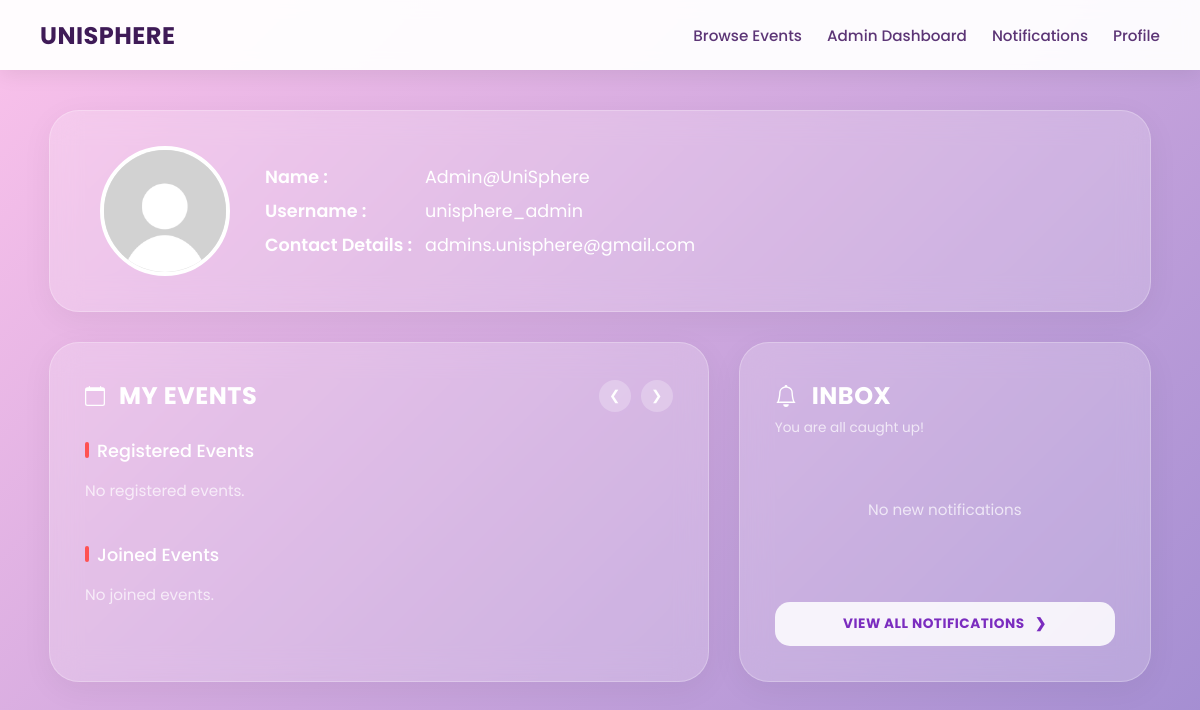
Page /user_dashboard (signed in) on the committed database.
### tables this page shows
CREATE TABLE users_general (
    student_id varchar(10) PRIMARY KEY,
    name TEXT NOT NULL,
    username TEXT NOT NULL UNIQUE,
    email TEXT NOT NULL UNIQUE,
    password TEXT NOT NULL,
    keyword TEXT,
    role TEXT NOT NULL CHECK(role IN ('user', 'organizer', 'admin')),
    is_verified INTEGER DEFAULT 0,
    pending_email TEXT,
    security_question TEXT
);

### app.py (the view)
@app.route('/user_dashboard')
def dashboard():
    username = session.get('user')
    if not username:
        return redirect(url_for('login'))
    conn = get_db_connection()
    cursor = conn.cursor()
    cursor.execute("""
        SELECT * FROM users_general
        LEFT JOIN user_details ON users_general.student_id = user_details.student_id
        WHERE users_general.username = ?
    """, (username,))
    user = cursor.fetchone()
    if not user:
        conn.close()
        return "User not found"
    cursor.execute("""
        SELECT e.event_id, e.event_name, e.event_description,
               e.start_date, e.end_date, e.start_time, e.end_time,
               e.main_location, e.faculty_wing, e.specific_location, e.event_mode, e.event_link, e.event_poster
        FROM events e
        INNER JOIN event_registrations er ON e.event_id = er.event_id
        WHERE er.student_id = ? AND e.end_date >= date('now')
    """, (user["student_id"],))
    events = cursor.fetchall()
    cursor.execute("""
        SELECT e.event_id, e.event_name, e.event_description,
               e.start_date, e.end_date, e.start_time, e.end_time,
               e.main_location, e.faculty_wing, e.specific_location, e.event_mode, e.event_link, e.event_poster
        FROM events e
        INNER JOIN event_registrations er ON e.event_id = er.event_id
        WHERE er.student_id = ? AND e.end_date < date('now')
    """, (user["student_id"],))
    joined_events = cursor.fetchall()
    cursor.execute("""
        SELECT * FROM notifications
        WHERE student_id = ? AND is_read = 0
        ORDER BY ROWID DESC
    """, (user["student_id"],))
    notifications = cursor.fetchall()
    cursor.execute("""
        SELECT COUNT(*) as count
        FROM notifications
        WHERE student_id = ? AND is_read = 0
    """, (user["student_id"],))
    unread_data = cursor.fetchone()
    unread_notifications = unread_data["count"] if unread_data else 0
    conn.close()
    return render_template(
        'user_dashboard.html',
        user=user,
        events=events,
        joined_events=joined_events,
        notifications=notifications,
        unread_notifications=unread_notifications
    )

### app.py (called while the page is built)
def get_db_connection():
    conn = sqlite3.connect('database.db')
    conn.row_factory = sqlite3.Row
    conn.execute("PRAGMA foreign_keys = 1")
    return conn

@app.context_processor
def inject_notifications():
    if 'student_id' not in session:
        return dict(unread_notifications=0)
    conn = get_db_connection()
    cursor = conn.cursor()
    cursor.execute("SELECT COUNT(*) AS total FROM notifications WHERE student_id = ? AND is_read = 0",
    (session['student_id'],))
    result = cursor.fetchone()
    conn.close()
    return dict(unread_notifications=result['total'])

### templates/user_dashboard.html (shortened to what this page needs)
<!DOCTYPE html>
<html lang="en">
    <head>
    </head>
    <body>
        <nav class="navbar">
            <a class="navbar-brand" href="/user_dashboard">UniSphere</a>
            <div class="navbar-links">
                {% if session.get('role') == 'user' %}
                    <a href="/eventbrowsing">Browse Events</a>
                    <a href="/be_organizer">Become Organizer</a>
                    <a href="/notifications" class="notification-link">
                        Notifications
                        {% if unread_notifications > 0 %}
                            <span class="notification-dot"></span>
                        {% endif %}
                    </a>
                    <a href="/user_dashboard">Profile</a>
                {% elif session.get('role') == 'admin' %}
                    <a href="/eventbrowsing">Browse Events</a>
                    <a href="/admin_dashboard">Admin Dashboard</a>
                    <a href="/notifications" class="notification-link">
                        Notifications
                    </a>
                    <a href="/user_dashboard">Profile</a>
                {% endif %}
            </div>
        </nav>
<div class="dashboard">
    <div class="profile-banner" onclick="window.location.href='/edit_profile';" style="cursor: pointer;" title="Click to Edit Profile">
        <div class="profile-left">
            <img src="{{ url_for('static', filename='uploads/' + (user['profile_picture'] if user['profile_picture'] else 'default.png')) }}" class="dashboard-profile-picture">
            <div class="profile-content">
                <div class="profile-row">
                    <span class="profile-label">Name :</span>
                    <span class="profile-value">{{ user['name'] }}</span>
                </div>
                <div class="profile-row">
                    <span class="profile-label">Username :</span>
                    <span class="profile-value">{{ user['username'] }}</span>
                </div>
                <div class="profile-row">
                    <span class="profile-label">Contact Details :</span>
                    <span class="profile-value">{{ user['email'] }}</span>
                </div>
            </div>
        </div>
    </div>
            <div class="main-grid">
                <div class="card">
                    <div class="card-header-row">
                        <h2 class="card-title-main">
                            <svg width="20" height="20" fill="currentColor" viewBox="0 0 16 16" style="margin-right:4px;"><path d="M3.5 0a.5.5 0 0 1 .5.5V1h8V.5a.5.5 0 0 1 1 0V1h1a2 2 0 0 1 2 2v11a2 2 0 0 1-2 2H2a2 2 0 0 1-2-2V3a2 2 0 0 1 2-2h1V.5a.5.5 0 0 1 .5-.5zM1 4v10a1 1 0 0 0 1 1h12a1 1 0 0 0 1-1V4H1z"/></svg>
                            My Events
                        </h2>
                        <div class="scroll-arrows">
                            <button class="arrow-btn prev-btn">&#10094;</button>
                            <button class="arrow-btn next-btn">&#10095;</button>
                        </div>
                    </div>
                    <p class="event-section-label">Registered Events</p>
                    <div class="posters-container">
                        {% if events %}
                            {% for e in events %}
                                {% if e["main_location"] == "General" %}
                                {% elif e["main_location"] == "CLC" %}
                                    {% set location = e["main_location"] ~ ", " ~ e["specific_location"] %}
                                {% else %}
                                    {% set location = e["main_location"] ~ ", " ~ e["faculty_wing"] ~ ", " ~ e["specific_location"] %}
                                {% endif %}
                                <div class="event-poster"
                                     onclick='triggerActionMenu(
                                         `{{ e["event_id"] }}`,
                                         `{{ e["event_name"] | replace("`", "\\`") }}`,
                                         `{{ e["event_description"] | replace("`", "\\`") }}`,
                                         `{{ e["start_date"] }} to {{ e["end_date"] }}`,
                                         `{{ e["start_time"] }} - {{ e["end_time"] }}`,
                                         `{{ location }} ({{ e["event_mode"] }})`,
                                         `{{ url_for("static", filename="eventPoster/" + e["event_poster"]) if e["event_poster"] else "" }}`
                                     )'
                                     title="{{ e['event_name'] }}">
                                <img src="{{ url_for('static', filename='eventPoster/' + e['event_poster']) }}" alt="{{ e['event_name'] }}">
                                </div>
                            {% endfor %}
                            {% else %}
                            <p style="color: rgba(255,255,255,0.7); font-size:0.95rem;">No registered events.</p>
                        {% endif %}
                    </div>
                    <p class="event-section-label">Joined Events</p>
                    <div class="posters-container">
                        {% if joined_events %}
                            {% for e in joined_events %}
                                {% if e["main_location"] == "General" %}
                                    {% set location = e["specific_location"] %}
                                {% elif e["main_location"] == "CLC" %}
                                    {% set location = e["main_location"] ~ ", " ~ e["specific_location"] %}
                                {% else %}
                                    {% set location = e["main_location"] ~ ", " ~ e["faculty_wing"] ~ ", " ~ e["specific_location"] %}
                                {% endif %}
                                <div class="event-poster"
                                     onclick='triggerActionMenu(
                                         `{{ e["event_id"] }}`,
                                         `{{ e["event_name"] | replace("`", "\\`") }}`,
                                         `{{ e["event_description"] | replace("`", "\\`") }}`,
                                         `{{ e["start_date"] }} to {{ e["end_date"] }}`,
                                         `{{ e["start_time"] }} - {{ e["end_time"] }}`,
                                         `{{ location }} ({{ e["event_mode"] }})`,
                                         <img src="{{ url_for('static', filename='eventPoster/' + e['event_poster']) }}" alt="{{ e['event_name'] }}">
                                     )'
                                     title="{{ e['event_name'] }}">
                                    <img src="{{ url_for('static', filename='eventPoster/' + (e['event_poster'] if e['event_poster'] else 'defaultPoster.png')) }}" alt="{{ e['event_name'] }}">
                                </div>
                            {% endfor %}
                            <a href="/eventbrowsing" class="view-all-box">
                                <span>+</span>
                                View All
                            </a>
                        {% else %}
                            <p style="color: rgba(255,255,255,0.7); font-size:0.95rem;">No joined events.</p>
                        {% endif %}
                    </div>
                </div>
     <div class="card inbox-card">
    <div class="card-header-row">
        <h2 class="card-title-main" style="gap:15px;">
            Inbox
        </h2>
    </div>
    {% if notifications %}
        <p class="inbox-subtitle">You have {{ unread_notifications if unread_notifications else '0' }} unread notifications</p>
    {% else %}
        <p class="inbox-subtitle">You are all caught up!</p>
    {% endif %}
    <div class="notifications-list">
        {% if notifications %}
            {% for n in notifications[:3] %}
                <a href="/notifications" class="notif-item">
                    <div class="notif-content-wrapper">
                        <div class="notif-title">{{ n["title"] if n["title"] else "Notification" }}</div>
                        <div class="notif-desc">{{ n["description"] if n["description"] else n["message"] }}</div>
                        <div class="notif-time">{{ n["time_ago"] if n["time_ago"] else n["time"] }}</div>
                    </div>
                    <span class="chevron-icon">&#10095;</span>
                </a>
            {% endfor %}
        {% else %}
            <div style="text-align: center; padding: 40px 20px; color: rgba(255,255,255,0.7); font-size: 0.95rem;">
                No new notifications
            </div>
        {% endif %}
    </div>
    <a href="/notifications" class="view-all-notif-btn">View All Notifications &nbsp; &#10095;</a>
</div>
</div>
</body>
</html>

### templates/user_dashboard.html (style rules this page uses)
* { margin: 0; padding: 0; box-sizing: border-box; font-family: 'Poppins', sans-serif; }
body { background: linear-gradient(135deg, #fbc2eb 0%, #a18cd1 100%); display: flex; justify-content: center; align-items: flex-start; min-height: 100vh; padding: 40px 20px; padding-top: 110px; }
.dashboard { width: 95%; max-width: 1400px; display: flex; flex-direction: column; gap: 30px; }
.profile-banner { background: rgba(255, 255, 255, 0.2); backdrop-filter: blur(15px); -webkit-backdrop-filter: blur(15px); border: 1px solid rgba(255, 255, 255, 0.25); border-radius: 30px; padding: 35px 50px; display: flex; justify-content: flex-start; align-items: center; color: white; box-shadow: 0 8px 32px rgba(0, 0, 0, 0.05); transition: transform 0.2s ease, background-color 0.2s ease, box-shadow 0.2s ease; }
.profile-left { display: flex; align-items: center; gap: 35px; }
.dashboard-profile-picture { width: 130px; height: 130px; border-radius: 50%; object-fit: cover; background-color: #e0e0e0; border: 4px solid white; flex-shrink: 0; }
.profile-content { display: flex; flex-direction: column; gap: 8px; }
.profile-row { display: flex; align-items: baseline; font-size: 1.1rem; font-weight: 400; }
.profile-label { font-weight: 600; width: 160px; flex-shrink: 0; }
.profile-value { word-break: break-all; }
.main-grid { display: grid; grid-template-columns: 1.6fr 1fr; gap: 30px; }
.card { background: rgba(255, 255, 255, 0.2); backdrop-filter: blur(15px); -webkit-backdrop-filter: blur(15px); border: 1px solid rgba(255, 255, 255, 0.25); border-radius: 30px; padding: 35px; color: white; box-shadow: 0 8px 32px rgba(0, 0, 0, 0.05); }
.card-header-row { display: flex; justify-content: space-between; align-items: center; margin-bottom: 25px; }
.card-title-main { font-size: 1.5rem; font-weight: 700; text-transform: uppercase; letter-spacing: 0.5px; display: flex; align-items: center; gap: 10px; }
.scroll-arrows { display: flex; gap: 10px; }
.arrow-btn { width: 32px; height: 32px; border-radius: 50%; background: rgba(255, 255, 255, 0.25); border: none; color: white; cursor: pointer; display: flex; align-items: center; justify-content: center; font-size: 0.85rem; transition: background 0.2s; }
.event-section-label { font-size: 1.1rem; font-weight: 500; margin-bottom: 15px; position: relative; padding-left: 12px; }
.event-section-label::before { content: ''; position: absolute; left: 0; top: 4px; width: 4px; height: 16px; background-color: #ff5252; border-radius: 2px; }
.posters-container { display: flex; gap: 15px; align-items: center; overflow-x: auto; padding-bottom: 10px; margin-bottom: 30px; }
.inbox-card { display: flex; flex-direction: column; }
.inbox-subtitle { font-size: 0.85rem; color: rgba(255, 255, 255, 0.7); margin-top: -20px; margin-bottom: 20px; }
.notifications-list { display: flex; flex-direction: column; gap: 12px; flex: 1; }
.view-all-notif-btn { margin-top: 20px; width: 100%; background: rgba(255, 255, 255, 0.85); color: #7b2cbf; text-align: center; text-decoration: none; padding: 12px; border-radius: 15px; font-size: 0.85rem; font-weight: 700; text-transform: uppercase; letter-spacing: 0.5px; transition: background 0.2s; display: block; }
.navbar { position: fixed; top: 0; left: 0; width: 100%; height: 70px; background: rgba(255, 255, 255, 0.95); backdrop-filter: blur(8px); box-shadow: 0 4px 20px rgba(0, 0, 0, 0.08); display: flex; align-items: center; justify-content: space-between; padding: 0 40px; z-index: 1000; }
.notification-link { position: relative; }
.navbar-brand { font-size: 1.5rem; font-weight: 700; color: #3f1b57; text-decoration: none; text-transform: uppercase; letter-spacing: 0.5px; }
.navbar-links { display: flex; gap: 25px; align-items: center; }
.navbar-links a { color: #5c3576; text-decoration: none; font-size: 0.95rem; font-weight: 500; transition: color 0.2s; position: relative; padding: 4px 0; }
.navbar-links a::after { content: ''; position: absolute; width: 0; height: 2px; bottom: 0; left: 0; background-color: #7b2cbf; transition: width 0.2s ease; }
.posters-container { display: flex; gap: 15px; align-items: center; overflow-x: auto; padding-bottom: 10px; margin-bottom: 30px; scroll-behavior: smooth; }

### rows in the picture
users_general: name "Admin@UniSphere", username "unisphere_admin", email "admins.unisphere@gmail.com"
